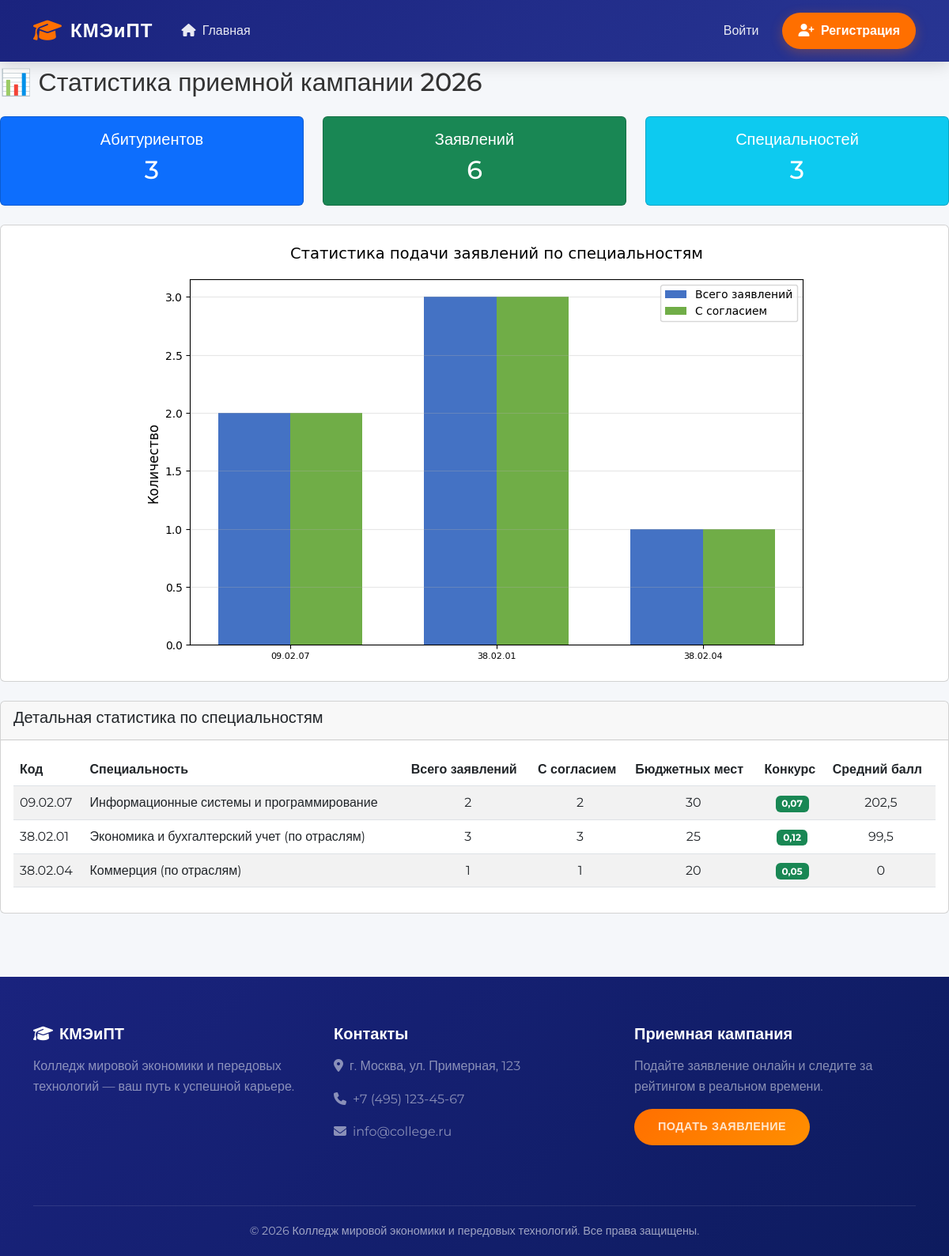
Page /statistics/ on the committed database.
### applicants/models.py (models this page shows, shortened)
class AdmissionCampaign(models.Model):
    year = models.IntegerField(unique=True, verbose_name="Год")
    start_date = models.DateField(verbose_name="Дата начала")
    end_date = models.DateField(verbose_name="Дата окончания")
    is_active = models.BooleanField(default=False, verbose_name="Активна")
    class Meta:
        verbose_name = "Приемная кампания"
        verbose_name_plural = "Приемные кампании"
        ordering = ['-year']

class Specialization(models.Model):
    code = models.CharField(max_length=20, unique=True, verbose_name="Код специальности")
    name = models.CharField(max_length=255, verbose_name="Название")
    faculty = models.CharField(max_length=100, verbose_name="Факультет")
    budget_places = models.PositiveSmallIntegerField(verbose_name="Бюджетные места")
    paid_places = models.PositiveSmallIntegerField(default=0, verbose_name="Платные места")
    min_score = models.PositiveSmallIntegerField(default=100, verbose_name="Мин. проходной балл")
    description = models.TextField(blank=True, verbose_name="Описание")
    is_active = models.BooleanField(default=True, verbose_name="Активна")
    class Meta:
        verbose_name = "Специальность"
        verbose_name_plural = "Специальности"
        ordering = ['code']

### applicants/views.py (the view)
# urls.py: path('statistics/', views.statistics_view, name='statistics'),
def statistics_view(request):
    active_campaign = AdmissionCampaign.objects.filter(is_active=True).first()
    if not active_campaign:
        messages.error(request, 'Нет активной приемной кампании')
        return redirect('home')
    specializations_stats = []
    for spec in Specialization.objects.filter(is_active=True):
        total_apps = Application.objects.filter(
            campaign=active_campaign,
            specialization=spec
        ).count()
        with_agreement = Application.objects.filter(
            campaign=active_campaign,
            specialization=spec,
            is_agreement_signed=True
        ).count()
        avg_score = Application.objects.filter(
            campaign=active_campaign,
            specialization=spec,
            is_agreement_signed=True
        ).annotate(
            total=Sum('exam_results__score')
        ).aggregate(avg=Avg('total'))['avg']
        specializations_stats.append({
            'name': spec.name,
            'code': spec.code,
            'total_applications': total_apps,
            'with_agreement': with_agreement,
            'budget_places': spec.budget_places,
            'competition': round(total_apps / spec.budget_places, 2) if spec.budget_places > 0 else 0,
            'avg_score': round(avg_score, 1) if avg_score else 0,
        })
    fig, ax = plt.subplots(figsize=(10, 6))
    names = [s['code'] for s in specializations_stats]
    total_apps = [s['total_applications'] for s in specializations_stats]
    with_agr = [s['with_agreement'] for s in specializations_stats]
    x = range(len(names))
    width = 0.35
    ax.bar([i - width/2 for i in x], total_apps, width, label='Всего заявлений', color='#4472C4')
    ax.bar([i + width/2 for i in x], with_agr, width, label='С согласием', color='#70AD47')
    ax.set_xticks(x)
    ax.set_xticklabels(names, fontsize=8)
    ax.legend()
    ax.set_title('Статистика подачи заявлений по специальностям', fontsize=14, pad=20)
    ax.set_ylabel('Количество', fontsize=12)
    ax.grid(axis='y', alpha=0.3)
    buffer = io.BytesIO()
    plt.savefig(buffer, format='png', bbox_inches='tight', dpi=100)
    buffer.seek(0)
    chart_base64 = base64.b64encode(buffer.getvalue()).decode()
    plt.close()
    total_applicants = Applicant.objects.filter(
        applications__campaign=active_campaign
    ).distinct().count()
    total_applications = Application.objects.filter(campaign=active_campaign).count()
    context = {
        'specializations_stats': specializations_stats,
        'chart': chart_base64,
        'total_applicants': total_applicants,
        'total_applications': total_applications,
        'campaign': active_campaign,
    }
    return render(request, 'applicants/statistics.html', context)

### templates/applicants/statistics.html (shortened to what this page needs)
{% extends 'base.html' %}
{% block content %}
<h2 class="mb-4">📊 Статистика приемной кампании {{ campaign.year }}</h2>
<div class="row mb-4">
    <div class="col-md-4">
        <div class="card text-white bg-primary">
            <div class="card-body text-center">
                <h5 class="card-title">Абитуриентов</h5>
                <h2>{{ total_applicants }}</h2>
            </div>
        </div>
    </div>
    <div class="col-md-4">
        <div class="card text-white bg-success">
            <div class="card-body text-center">
                <h5 class="card-title">Заявлений</h5>
                <h2>{{ total_applications }}</h2>
            </div>
        </div>
    </div>
    <div class="col-md-4">
        <div class="card text-white bg-info">
            <div class="card-body text-center">
                <h5 class="card-title">Специальностей</h5>
                <h2>{{ specializations_stats|length }}</h2>
            </div>
        </div>
    </div>
</div>
{% if chart %}
<div class="card mb-4">
    <div class="card-body text-center">
        <img alt="График" class="img-fluid">
    </div>
</div>
{% endif %}
<div class="card">
    <div class="card-header">
        <h5>Детальная статистика по специальностям</h5>
    </div>
    <div class="card-body">
        <table class="table table-striped">
            <thead>
                <tr>
                    <th>Код</th>
                    <th>Специальность</th>
                    <th>Всего заявлений</th>
                    <th>С согласием</th>
                    <th>Бюджетных мест</th>
                    <th>Конкурс</th>
                    <th>Средний балл</th>
                </tr>
            </thead>
            <tbody>
                {% for stat in specializations_stats %}
                <tr>
                    <td>{{ stat.code }}</td>
                    <td>{{ stat.name }}</td>
                    <td class="text-center">{{ stat.total_applications }}</td>
                    <td class="text-center">{{ stat.with_agreement }}</td>
                    <td class="text-center">{{ stat.budget_places }}</td>
                    <td class="text-center">
                        {% if stat.competition >= 2 %}
                        <span class="badge bg-danger">{{ stat.competition }}</span>
                        {% elif stat.competition >= 1 %}
                        <span class="badge bg-warning text-dark">{{ stat.competition }}</span>
                        {% else %}
                        <span class="badge bg-success">{{ stat.competition }}</span>
                        {% endif %}
                    </td>
                    <td class="text-center">{{ stat.avg_score }}</td>
                </tr>
                {% endfor %}
            </tbody>
        </table>
    </div>
</div>
{% endblock %}

### templates/base.html (style rules this page uses)
:root { --primary: #1a237e; --primary-light: #283593; --accent: #ff6f00; --accent-light: #ff8f00; --success: #2e7d32; --info: #0277bd; --warning: #f57c00; --danger: #c62828; --bg-light: #f5f7fa; --card-shadow: 0 10px 30px rgba(0, 0, 0, 0.08); --card-hover-shadow: 0 20px 40px rgba(0, 0, 0, 0.12); --transition: all 0.3s cubic-bezier(0.4, 0, 0.2, 1); }
* { margin: 0; padding: 0; box-sizing: border-box; }
body { font-family: 'Montserrat', sans-serif; background: var(--bg-light); color: #333; line-height: 1.6; overflow-x: hidden; padding-top: 85px; }

### rows in the picture
AdmissionCampaign: year "2026"
Specialization: code "09.02.07", name "Информационные системы и программирование"
Specialization: code "38.02.01", name "Экономика и бухгалтерский учет (по отраслям)"
Specialization: code "38.02.04", name "Коммерция (по отраслям)"

### other values in the picture
{{ total_applicants }} "3"
{{ total_applications }} "6"
{{ specializations_stats|length }} "3"
{{ stat.total_applications }} "2" "3" "1"
{{ stat.with_agreement }} "2" "3" "1"
{{ stat.budget_places }} "30" "25" "20"
{{ stat.competition }} "0,07" "0,12" "0,05"
{{ stat.avg_score }} "202,5" "99,5" "0"
